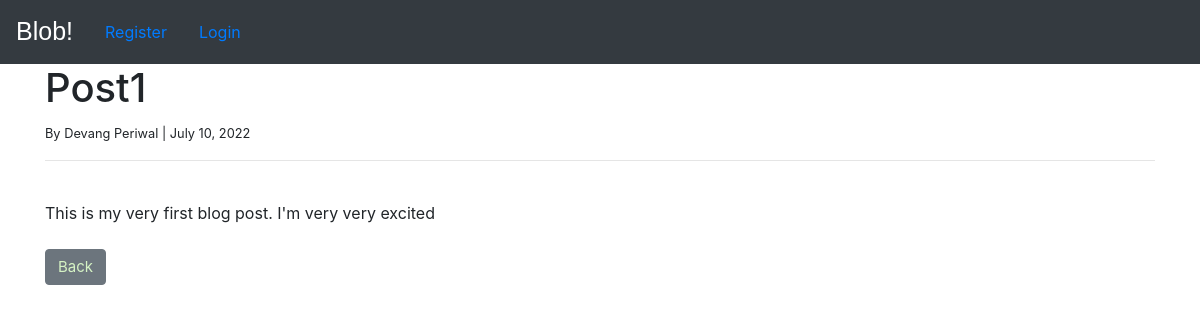
The app's page /article/1 with its own data.
### blob/models.py (models this page shows, shortened)
class Post(models.Model):
    title = models.CharField(max_length=255)
    author = models.ForeignKey(User, on_delete=models.CASCADE)
    body = models.TextField()
    post_date = models.DateField(auto_now_add=True)
    category = models.CharField(max_length=255, default='coding')

### blob/views.py (the view)
# urls.py: path('article/<int:pk>', ArticleDetailview.as_view(), name='article-detail'),
class ArticleDetailview(DetailView):
    model = Post

### templates/blob/post_detail.html (shortened to what this page needs)
{% extends 'base.html' %}
{% block content %}
<h1 style="text-transform: capitalize;">{{post.title}}</h1>
<small>By
     {{post.author.first_name}} {{post.author.last_name}}
     | {{post.post_date}}
</small>
<hr>
<br>
{{post.body|safe}}
<br>
<br>
<a href="{% url 'home'%}" class="btn btn-secondary" style="font-size:15px; color:rgb(213, 242, 196)">Back</a>
{% endblock %}

### records on screen
Post: title "Post1", author.first_name "Devang", author.last_name "Periwal", post_date "July 10, 2022", body "This is my very first blog post. I'm very very excited"
